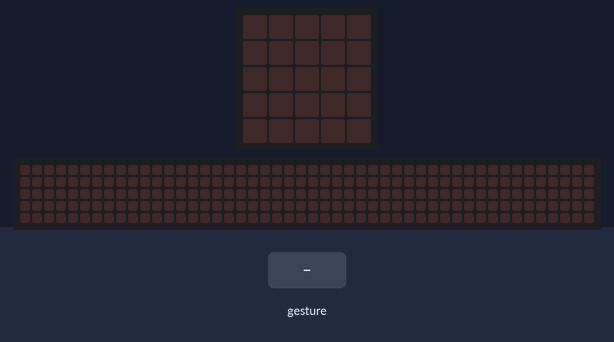
Bench run of a program on a simulated BBC micro:bit (MakeCode). On the bench: the board's 5×5 LED display, a strip that is not on the board, showing the scrolling text unrolled. The test bench sets the inputs (shaded band). Random numbers come from a fixed seed; a tilt is held for 1.5 s and a shake lasts 1 s, then the board lies face up again; the 48×5 strip is a reading aid, not a part: it shows the text the display is scrolling, unrolled, one strip-width of it at a time.

Above: at 1.2 s.
1.3 s: gesture 'shake'
At 4.0 s:
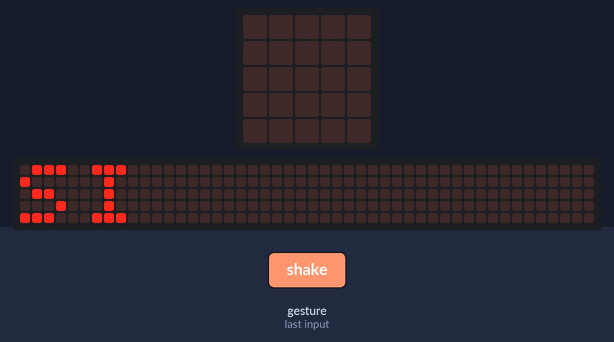
4.3 s: gesture 'shake'
At 10.39 s:
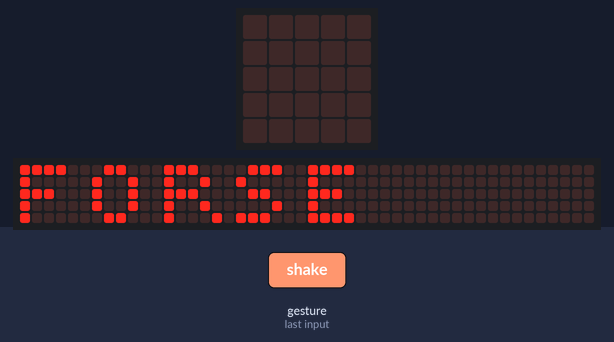
Timing chart, 0 to 11.9 s (numbered marks = the images above; inputs shaded):
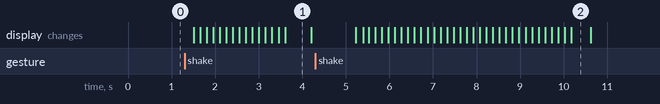

Measured:
- after the input at 1.3 s, the display: changes after 0.20 s (image 1)
- after the input at 4.3 s, the display: changes after 0.92 s (image 2)
- what the display in image 1 shows lasts 0.6 s, from 3.6 s to 4.2 s
- what the display in image 2 shows lasts 0.4 s, from 10.2 s to 10.6 s

The program:

main.ts
```typescript
let Random = 0
basic.forever(function () {
    if (input.isGesture(Gesture.Shake)) {
        Random = randint(0, 2)
        if (Random == 0) {
            basic.showString("SI")
            basic.pause(1000)
            basic.clearScreen()
        } else if (Random == 1) {
            basic.showString("NO")
            basic.pause(1000)
            basic.clearScreen()
        } else {
            basic.showString("FORSE")
            basic.pause(1000)
            basic.clearScreen()
        }
    }
})
```

test.ts
```typescript
// i test vanno qui; questi non saranno compilati quando questo pacchetto viene usato come estensione.
```
